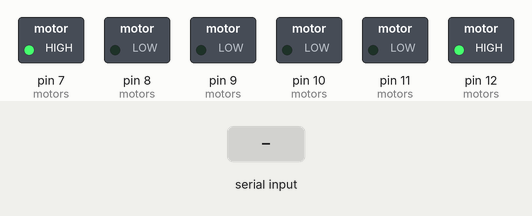
Bench run of a sketch on a simulated Arduino Uno, built with avr-gcc and run on an emulated ATmega328P. Shown: switched loads named in the sketch (green lamp = pin HIGH). Inputs (shaded band) come from the test bench.

Above: at 1.2 s.
1.3 s: "w" received over Serial
At 1.8 s:
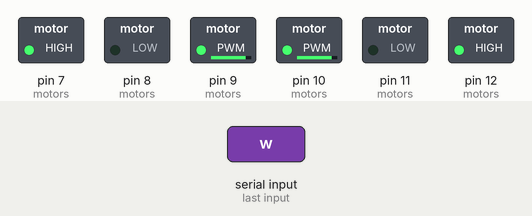
2.8 s: "s" received over Serial
At 4.0 s:
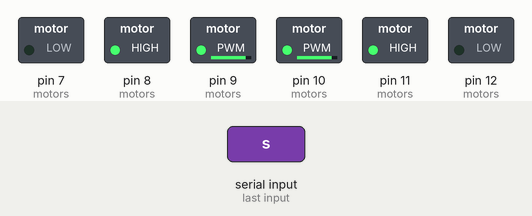
4.3 s: "a" received over Serial
At 5.3 s:
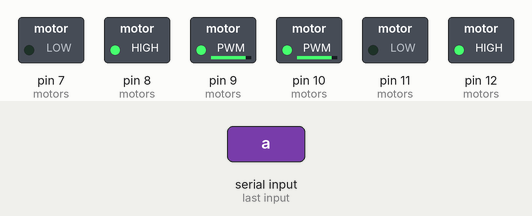
5.8 s: "d" received over Serial
At 6.4 s:
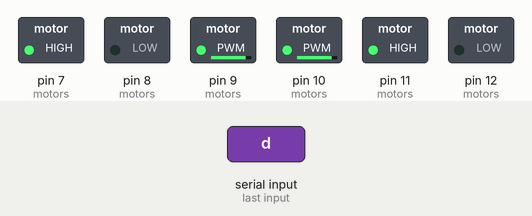
7.3 s: byte 32 (' ') received over Serial
At 7.6 s:
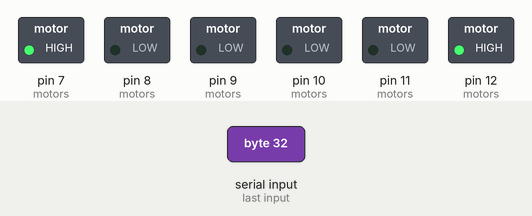
Timing chart, 0 to 9.8 s (numbered marks = the images above; inputs shaded):
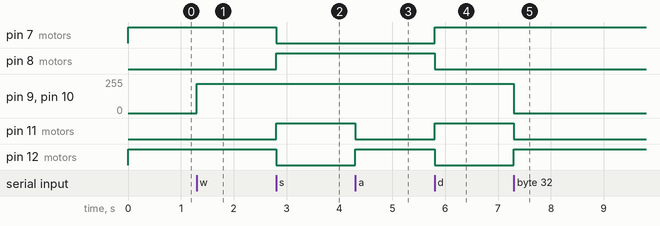

Measured:
- after the input at 1.3 s, pin 9 (motors), pin 10 (motors): 0/255 → 220/255 at once
- after the input at 2.8 s, pin 7 (motors), pin 12 (motors): HIGH → LOW at once; pin 8 (motors), pin 11 (motors): LOW → HIGH at once
- after the input at 4.3 s, pin 11 (motors): HIGH → LOW at once; pin 12 (motors): LOW → HIGH at once
- after the input at 5.8 s, pin 7 (motors), pin 11 (motors): LOW → HIGH at once; pin 8 (motors), pin 12 (motors): HIGH → LOW at once
- after the input at 7.3 s, pin 9 (motors), pin 10 (motors): 220/255 → 0/255 at once; pin 11 (motors): HIGH → LOW at once; pin 12 (motors): LOW → HIGH at once

The sketch:

roach_driver.ino
```cpp
/*
 * CraftDuino firmware
 * for Roach Follower Robot
 *
 * http://robocraft.ru
 */

// store motor pins
typedef struct MOTOR
{
    int in1;      // INPUT1
    int in2;      // INPUT2
    int enable; // ENABLE (pwm)
} MOTOR;

#define BAUDRATE 57600
#define MOTORS_COUNT 2
#define SPEED 220

MOTOR motors[MOTORS_COUNT] = {
    { 12, 11, 10 },
    { 7,  8,  9 }
};

static const int FORWARD = HIGH;
static const int BACKWARD = LOW;

void motor_drive(int motor_id, int dir, int pwm);

void motor_drive(int motor_id, int pwm)
{
    if(pwm >= 0) {
        motor_drive(motor_id, FORWARD, pwm);
    }
    else {
        motor_drive(motor_id, BACKWARD, (-1)*pwm);
    }
}

void motor_drive(int motor_id, int dir, int pwm)
{
    if(motor_id < 0 || motor_id >= MOTORS_COUNT)
        return;

    if(dir == FORWARD) {
        digitalWrite(motors[motor_id].in1, HIGH);
        digitalWrite(motors[motor_id].in2, LOW);
    }
    else {
        digitalWrite(motors[motor_id].in1, LOW);
        digitalWrite(motors[motor_id].in2, HIGH);
    }
    analogWrite(motors[motor_id].enable, pwm);

}

void setup()
{
    Serial.begin(BAUDRATE);

    int i;
    for(i=0; i<MOTORS_COUNT; i++) {
        pinMode(motors[i].in1, OUTPUT);
        pinMode(motors[i].in2, OUTPUT);
    }

    for(i=0; i<MOTORS_COUNT; i++) {
        motor_drive(i, FORWARD, 0);
    }
}

void loop()
{
//    motor_drive(0, SPEED);
//    motor_drive(1, SPEED);
//    delay(1000);
//    motor_drive(0, -SPEED);
//    motor_drive(1, -SPEED);
//    delay(1000);

    // read message from serial
    int c = 0;
    if(Serial.available()) {
        c = Serial.read();
        if(c == 'w') {
            motor_drive(0, SPEED);
            motor_drive(1, SPEED);
        }
        else if(c == 's') {
            motor_drive(0, -SPEED);
            motor_drive(1, -SPEED);
        }
        else if(c == 'a') {
            motor_drive(0, SPEED);
            motor_drive(1, -SPEED);
        }
        else if(c == 'd') {
            motor_drive(0, -SPEED);
            motor_drive(1, SPEED);
        }
        else if(c == ' ') {
            motor_drive(0, 0);
            motor_drive(1, 0);
        }
    }
}
```
